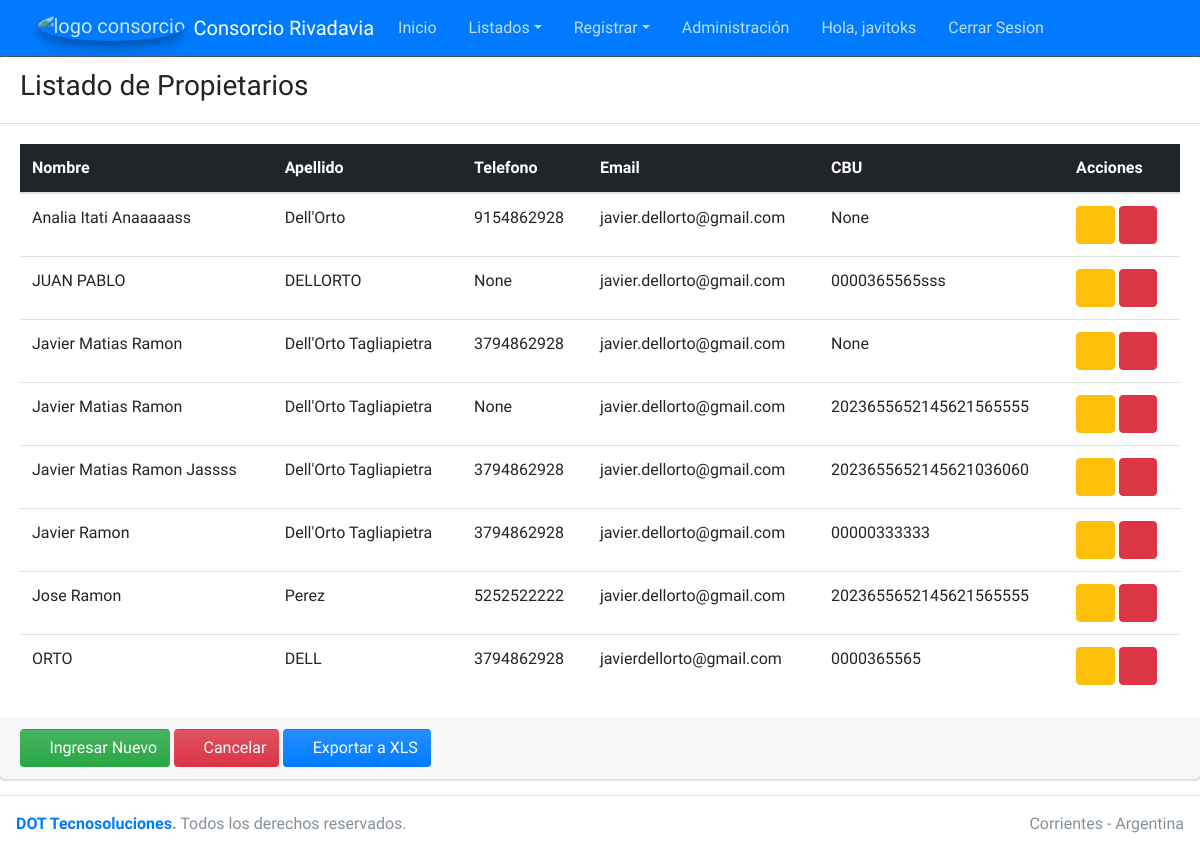
Before: /consorcio/listar_propietarios/ (signed in) with the older database file.
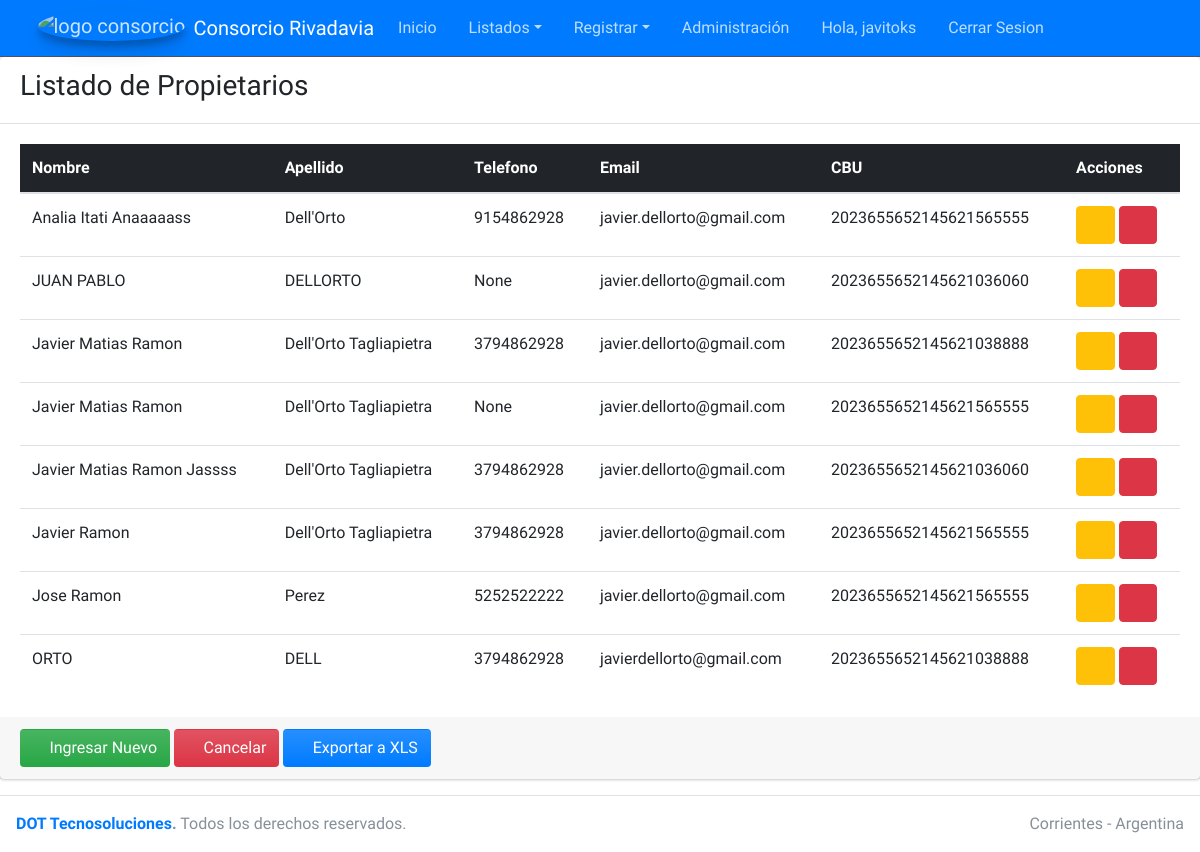
After: the same page with the newer database file.
### casa/models.py (models this page shows, shortened)
class Propietario(models.Model):
    nombre = models.CharField(max_length=30)
    apellido = models.CharField(max_length=30, blank=True)
    telefono = models.CharField(max_length=10, blank=True, null=True)
    email = models.EmailField(blank=True, null=True)
    CBU = models.CharField(max_length=22, blank=True, null=True)
    creado = models.DateTimeField(auto_now_add=True)
    modificado = models.DateTimeField(auto_now=True)
    class Meta:
        ordering = ['nombre']
        verbose_name = 'Propietarios'
        verbose_name_plural = "Propietarios"

### casa/views.py (the view)
# urls.py: path('listar_propietarios/', ListarPropietarios.as_view(), name='propietarios'),
class ListarPropietarios(ListView):
    model = Propietario
    template_name = "propietarios.html"

### casa/templates/propietarios.html
{% extends "list.html" %}
{% block titulo %}
<div><h3>Listado de Propietarios</h3></div>
{% endblock titulo %}
{% block columns %}
<tr>
  <th scope="col">Nombre</th>
  <th scope="col">Apellido</th>
  <th scope="col">Telefono</th>
  <th scope="col">Email</th>
  <th scope="col">CBU</th>
  <th scope="col">Acciones</th>
</tr>
{% endblock columns %}
{% block rows %}
{% if object_list %}
{% for propietario in object_list %}
<tr>
  <td>{{propietario.nombre}}</td>
  <td>{{propietario.apellido}}</td>
  <td>{{propietario.telefono}}</td>
  <td>{{propietario.email}}</td>
  <td>{{propietario.CBU}}</td>
  <td>
    <a href="{% url 'editarpropietario' propietario.id %}" class="btn btn-warning">
      <i class="fas fa-edit"></i>
    </a>
    <a href="{% url 'eliminarpropietario' propietario.id %}" class="btn btn-danger">
      <i class="fas fa-trash"></i>
    </a>
  </td>
</tr>
{% endfor %}
{% else %}  <h2>No hay registros de Propietarios</h2>
{% endif %}
{% endblock rows %}
{% block botones %}
<div class="card-footer">
  <a href='{% url 'registrarpropietario' %}' class="btn bg-gradient-success"><i class="fas fa-plus"></i> Ingresar Nuevo</a>
  <a href='{% url 'home' %}' class="btn bg-gradient-danger"><i class="fas fa-ban"></i> Cancelar</a>
  <a href='{% url 'reportepropietarios' %}' class="btn bg-gradient-primary"><i class="fas fa-file"></i> Exportar a XLS</a>
</div>
{% endblock botones %}

Changed rows visible on the page:
changed Propietario "Analia Itati Anaaaaass": CBU "None" → "2023655652145621565555"
changed Propietario "JUAN PABLO": CBU "0000365565sss" → "2023655652145621036060"
changed Propietario (number 3 of 8 on the later page): CBU "None" → "2023655652145621038888"
changed Propietario "Javier Ramon": CBU "00000333333" → "2023655652145621565555"
changed Propietario "ORTO": CBU "0000365565" → "2023655652145621038888"
